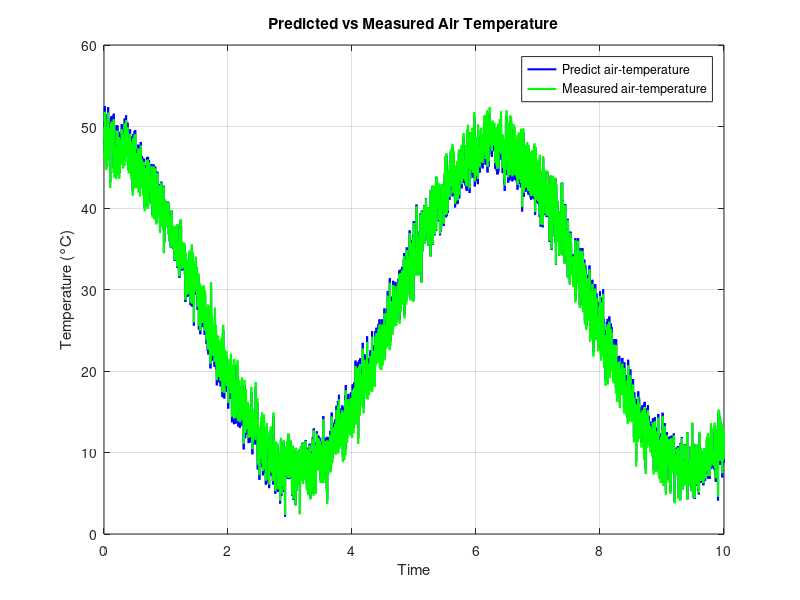

This figure's MATLAB source:
% MATLAB Code to Plot Predicted vs Measured Air Temperature

% Time axis (synthetic data for demonstration)
time = 1:1:3000;

% Generate sample data for measured and predicted temperatures
measured_temp = 28 + 20 * cos((time/300)) + 2 * randn(size(time));
predicted_temp = measured_temp + 0.7 * cos((time/200));

% Plotting
figure;
plot(time/300, predicted_temp, 'b-', 'LineWidth', 1.5); hold on;
plot(time/300, measured_temp, 'g-', 'LineWidth', 1.5);

% Labels and Legends
xlabel('Time');
ylabel('Temperature (°C)');
title('Predicted vs Measured Air Temperature');
legend('Predict air-temperature', 'Measured air-temperature', 'Location', 'Best');

grid on;
